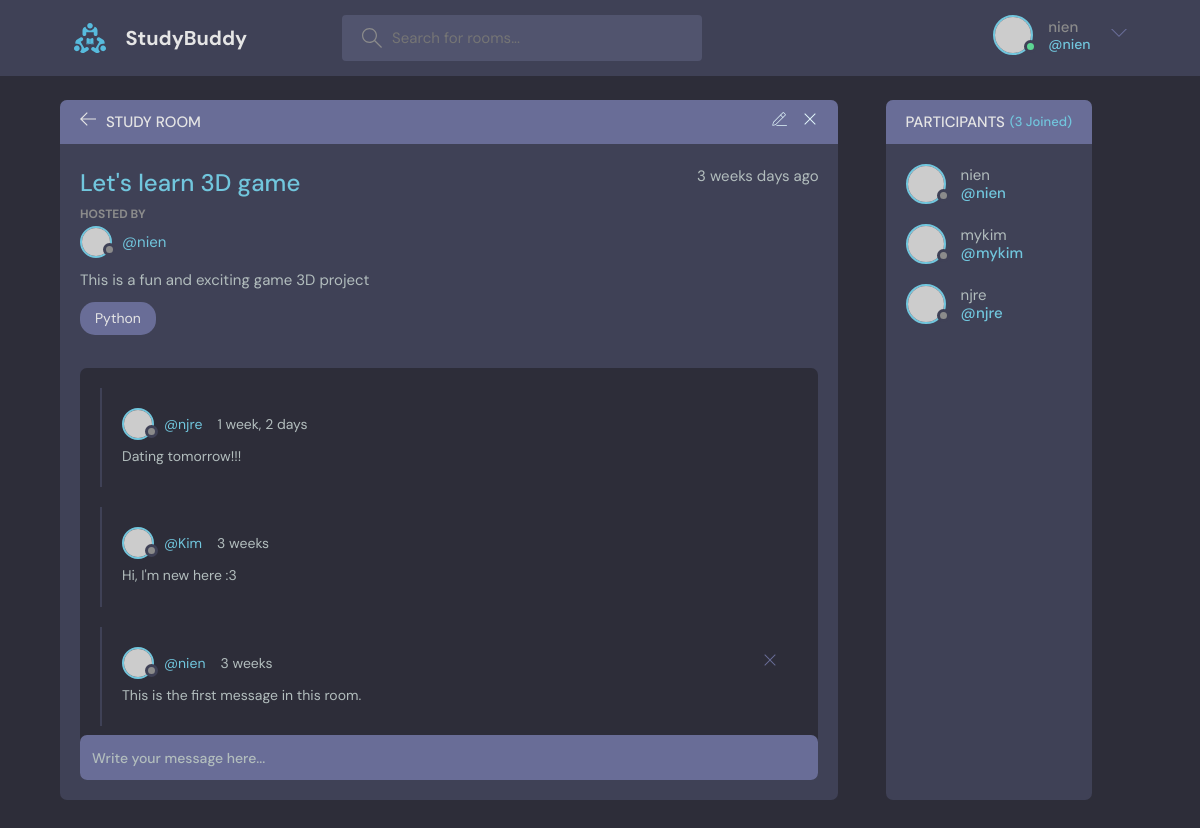
Screenshot of /room/1 (signed in) with the database file from the repository.
### base/models.py (models this page shows, shortened)
class Room(models.Model):
    host = models.ForeignKey(User, on_delete=models.SET_NULL, null=True)
    topic = models.ForeignKey(Topic, on_delete=models.SET_NULL, null=True)
    name = models.CharField(max_length=200)
    description = models.TextField(null=True, blank=True)
    updated = models.DateTimeField(auto_now=True) # update edited time
    created = models.DateTimeField(auto_now_add=True) # time first created instance
    participants = models.ManyToManyField(User, related_name='participants', blank=True)
    class Meta:
        ordering = ['-updated', '-created'] # the newest information from form will appear at first

class Topic(models.Model):
    name = models.CharField(max_length=200)
    def __str__(self):
        return self.name

class Message(models.Model):
    user = models.ForeignKey(User, on_delete=models.CASCADE)
    room = models.ForeignKey(Room, on_delete=models.CASCADE) # When room get deleted, all messages will be deleted as well
    body = models.TextField()
    updated = models.DateTimeField(auto_now=True)
    created = models.DateTimeField(auto_now_add=True)
    class Meta:
        ordering = ['-updated', '-created'] # the newest information from form will appear at first

### base/views.py (the view, shortened to what this page needs)
# urls.py: path('room/<str:pk>', views.room, name='room'),
def room(request, pk):
    room = Room.objects.get(id=pk)
    room_messages = room.message_set.all().order_by('-created')
    participants = room.participants.all()
    context = {'room': room, 'room_messages': room_messages, 'participants': participants}
    return render(request, 'base/room.html', context)

### base/templates/base/room.html (shortened to what this page needs)
{% extends 'main.html'%} {% block content%}
<main class="profile-page layout layout--2">
      <div class="container">
        <div class="room">
          <div class="room__top">
            <div class="room__topLeft">
              <a href="{% url 'home' %}">
                <svg version="1.1" xmlns="http://www.w3.org/2000/svg" width="32" height="32" viewBox="0 0 32 32">
                  <title>arrow-left</title>
                  <path
                    d="M13.723 2.286l-13.723 13.714 13.719 13.714 1.616-1.611-10.96-10.96h27.625v-2.286h-27.625l10.965-10.965-1.616-1.607z"
                  ></path>
                </svg>
              </a>
              <h3>Study Room</h3>
            </div>
            {% if room.host == request.user %}
            <div class="room__topRight">
              <a href="{% url 'update-room' room.id %}">
              </a>
              <a href="#">
                <svg version="1.1" xmlns="http://www.w3.org/2000/svg" width="32" height="32" viewBox="0 0 32 32">
                  <title>remove</title>
                  <path
                    d="M27.314 6.019l-1.333-1.333-9.98 9.981-9.981-9.981-1.333 1.333 9.981 9.981-9.981 9.98 1.333 1.333 9.981-9.98 9.98 9.98 1.333-1.333-9.98-9.98 9.98-9.981z"
                  ></path>
                </svg>
              </a>
            </div>
            {% endif %}
          </div>
          <div class="room__box scroll">
            <div class="room__header scroll">
              <div class="room__info">
                <h3>{{room.name}}</h3>
                <span>{{room.created|timesince}} days ago</span>
              </div>
              <div class="room__hosted">
                <p>Hosted By</p>
                <a href="{%url 'user-profile' room.host.id %}" class="room__author">
                  <div class="avatar avatar--small">
                    <img src="https://randomuser.me/api/portraits/men/37.jpg" />
                  </div>
                  <span>@{{room.host}}</span>
                </a>
              </div>
              <div class="room__details">
                {{room.description}}
              </div>
              <span class="room__topics">{{room.topic}}</span>
            </div>
            <div class="room__conversation">
              <div class="threads scroll">
                {% for message in room_messages %}
                <div class="thread">
                  <div class="thread__top">
                    <div class="thread__author">
                      <a href="{% url 'user-profile' message.user.id %}" class="thread__authorInfo">
                        <div class="avatar avatar--small">
                          <img src="https://randomuser.me/api/portraits/men/37.jpg" />
                        </div>
                        <span>@{{message.user.username}}</span>
                      </a>
                      <span class="thread__date">{{message.updated|timesince}}</span>
                    </div>
                    {% if message.user == request.user %}
                    <a href="{% url 'delete-message' message.id %}">
                    <div class="thread__delete">
                      <svg version="1.1" xmlns="http://www.w3.org/2000/svg" width="32" height="32" viewBox="0 0 32 32">
                        <title>remove</title>
                        <path
                          d="M27.314 6.019l-1.333-1.333-9.98 9.981-9.981-9.981-1.333 1.333 9.981 9.981-9.981 9.98 1.333 1.333 9.981-9.98 9.98 9.98 1.333-1.333-9.98-9.98 9.98-9.981z"
                        ></path>
                      </svg>
                    </div>
                    </a>
                    {% endif %}
                  </div>
                  <div class="thread__details">
                    {{message.body}}
                  </div>
                </div>
                {% endfor %}
              </div>
            </div>
          </div>
          <div class="room__message">
            <form action="#" method="POST">
              <input name="body" placeholder="Write your message here..." />
            </form>
          </div>
        </div>
        <div class="participants">
          <h3 class="participants__top">Participants <span>({{participants.count}} Joined)</span></h3>
          <div class="participants__list scroll">
            {% for participant in participants %}
            <a href="{% url 'user-profile' participant.id %}" class="participant">
              <div class="avatar avatar--medium">
                <img src="https://randomuser.me/api/portraits/men/37.jpg" />
              </div>
              <p>
                {{participant.username}}
                <span>@{{participant.username}}</span>
              </p>
            {% endfor %}
          </div>
        </div>
      </div>
    </main>
{% endblock%}

### templates/navbar.html (shortened to what this page needs)
{% load static %}
<header class="header header--loggedIn">
  <div class="container">
    <a href="{% url 'home' %}" class="header__logo">
      <img src="{% static 'images/logo.svg' %}" />
      <h1>StudyBuddy</h1>
    </a>
    <form class="header__search" method="GET" action="{% url 'home' %}">
      <label>
        <input name="q" placeholder="Search for rooms..." />
      </label>
    </form>
    <nav class="header__menu">
      {% if request.user.is_authenticated %}
      <div class="header__user">
        <a href="{% url 'user-profile' request.user.id %}">
          <div class="avatar avatar--medium active">
            <img src="https://randomuser.me/api/portraits/men/37.jpg" />
          </div>
          <p>
            {{request.user.username}} <span>@{{request.user.username}}</span>
          </p>
        </a>
        <button class="dropdown-button">
          <svg
            version="1.1"
            xmlns="http://www.w3.org/2000/svg"
            width="32"
            height="32"
            viewBox="0 0 32 32"
          >
            <title>chevron-down</title>
            <path d="M16 21l-13-13h-3l16 16 16-16h-3l-13 13z"></path>
          </svg>
        </button>
      </div>
      {% else %}
      <a href="{% url 'login' %}">
        <img src="{% static 'images/avatar.svg' %}" />
        <p>Login</p>
      </a>
      {% endif %}
    </nav>
  </div>
</header>

### rows the page displays
Room: name "Let's learn 3D game", created "3 weeks", host "nien", description "This is a fun and exciting game 3D project", topic "Python"
Message: user.username "njre", updated "1 week, 2 days", body "Dating tomorrow!!!"
Message: user.username "Kim", updated "3 weeks", body "Hi, I'm new here :3"
Message: user.username "nien", updated "3 weeks", body "This is the first message in this room."

### other values shown
{{ request.user.username }} "nien"
{{ participants.count }} "3"
{{ participant.username }} "nien"
{{ participant.username }} "mykim"
{{ participant.username }} "njre"
